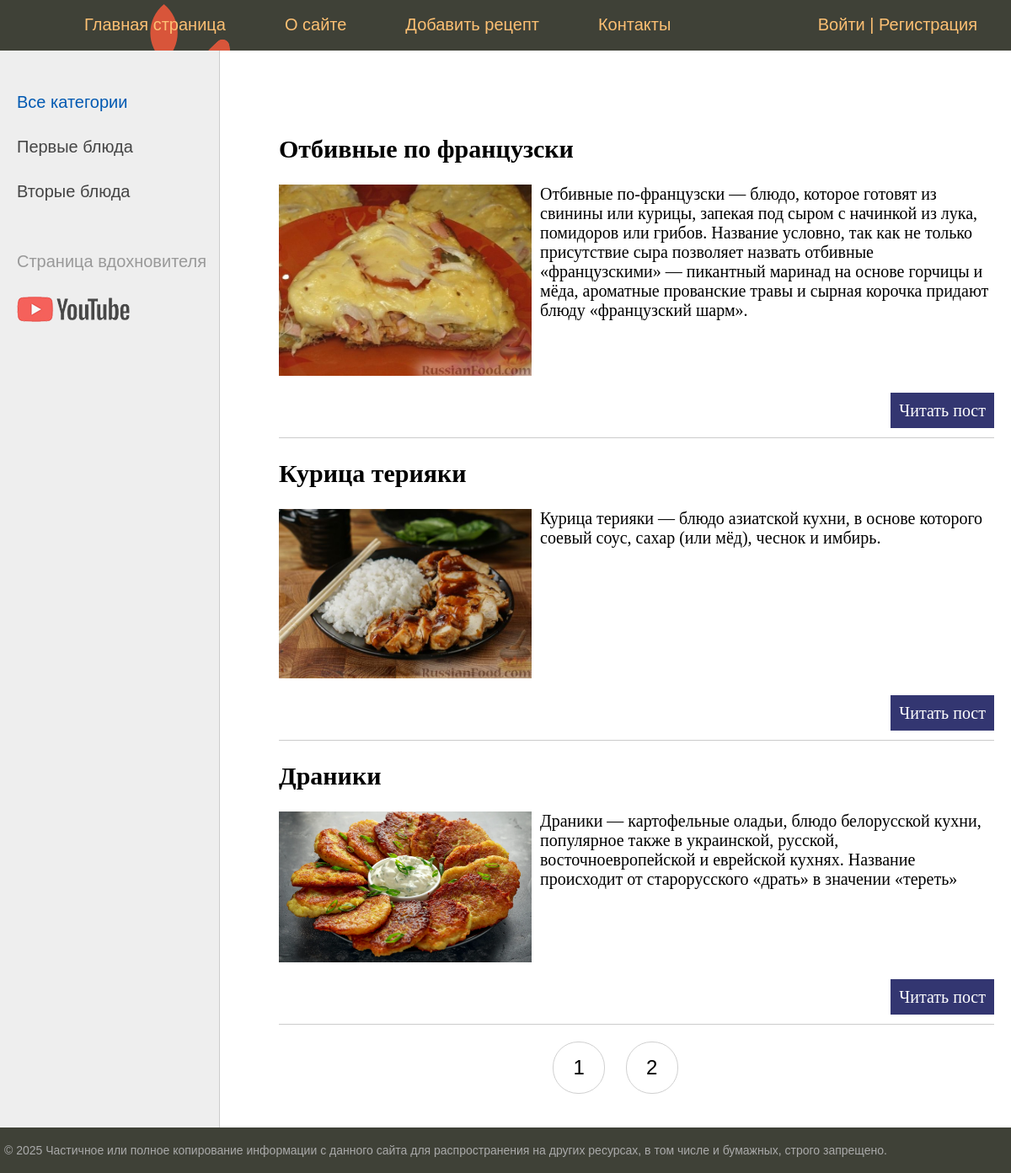
The page / on the database its author committed.
### recipe/models.py (models this page shows, shortened)
class Category(models.Model):
    name = models.CharField(max_length=30, verbose_name='название')
    slug = models.SlugField(max_length=30)
    def get_absolute_url(self):
        return reverse('category', kwargs={'cat_slug': self.slug})
    class Meta:
        verbose_name = 'Категорию'
        verbose_name_plural = 'Категории'

class Recipe(models.Model):
    class Status(models.IntegerChoices):
        DRAFT = 0, 'Черновик'
        PUBLISHED = 1, 'Опубликовано'
    title = models.CharField(max_length=30, verbose_name='Название')
    ingredients = models.CharField(max_length=200, verbose_name='Ингредиенты')
    time_to_cook = models.IntegerField(blank=True, default=0, verbose_name='Время готовки')
    content = models.TextField(max_length=1000, verbose_name='Описание блюда')
    slug = models.SlugField(max_length=30, unique=True, db_index=True, verbose_name='Ссылка')
    cat = models.ForeignKey('Category', on_delete=models.PROTECT, related_name='recipes', verbose_name='Категории')
    tags = models.ManyToManyField('TagPosts', blank=True, related_name='tags', verbose_name='Тег')
    folk = models.OneToOneField('Folkcreate', on_delete=models.PROTECT, null=True, blank=True, related_name='folk')
    is_published = models.BooleanField(default=False, verbose_name='Статус')
    objects = models.Manager()
    recipeReady = RecipeManager()
    image = models.ImageField(upload_to='photo/%y/%m/%d', verbose_name='Фото', blank=True, default=None, null=True)
    author = models.ForeignKey(get_user_model(), on_delete=models.SET_NULL, null=True, verbose_name='Автор',default=None)
    class Meta:
        verbose_name = 'Рецепты'
        verbose_name_plural = 'Рецепты'
        ordering = ['-slug']
        indexes = [
            models.Index(fields=['slug']),
        ]
    def get_absolute_url(self):
        return reverse('dish', kwargs={'post_slug': self.slug})

### recipe/views.py (the view)
# urls.py: path('', views.RecipeHome.as_view(), name='home'),
class RecipeHome(DataMixin, ListView):
    template_name = 'recipe/index.html'
    context_object_name = 'posts'
    title_page = 'Главная страница'
    def get_queryset(self):
        return Recipe.recipeReady.filter(is_published=True).select_related('cat')

### recipe/models.py (called while the page is built)
    def get_queryset(self):
        return super().get_queryset().filter(time_to_cook__gt=0)

### recipe/templatetags/recipe_tags.py (called while the page is built)
@register.inclusion_tag('recipe/list_categories.html')
def show_category(cat_selected_id=0):
    cats = Category.objects.annotate(total=Count('recipes')).filter(total__gt=0)
    return {"cats": cats, "cat_selected": cat_selected_id}

@register.inclusion_tag('recipe/list_tags.html')
def show_all_tags():
    tags = TagPosts.objects.annotate(total=Count('tags')).filter(total__gt=0)
    return {"tags": tags}

### users/context_processors.py (called while the page is built)
def get_recipe_context(request):
    return {'mainmenu':menu}

### recipe/templates/recipe/index.html (shortened to what this page needs)
{% extends 'base.html' %}
{% block content %}
<ul class="list-articles">
    {% for p in posts %}
    <li><h2>{{p.title}}</h2>
        {% if p.image %}
        <p><img class="img-article-left" src="{{p.image.url}}"></p>
        {% endif %}
        <p>{{ p.content }}</p>
        <p class="link-read-post"><a href="{{ p.get_absolute_url }}">Читать пост</a></p>
    </li>
    {% endfor %}
</ul>
{% endblock %}

### templates/base.html (shortened to what this page needs)
{% load static %}
{% load recipe_tags %}
<!DOCTYPE html>
<html>
<head>
	<link type="text/css" href="{% static 'recipe/css/styles.css' %}" rel="stylesheet" />
</head>
<body>
<table class="table-page" border=0 cellpadding="0" cellspacing="0">
<tr><td valign=top>
{% block mainmenu %}
		<div class="header">
			<ul id="mainmenu" class="mainmenu">
			<li class="logo"><a href="{% url 'home' %}"><div class="logo"></div></a></li>
{% for m in mainmenu %}
	<li><a href="{% url m.url_name %}">{{m.title}}</a></li>
{% endfor %}
{% if user.is_authenticated %}
<li class="last"> <a href="{% url 'users:profile' %}">{{user.username}}</a> | <a href="{% url 'users:logout' %}">Выйти</a></li>
{% else %}
				<li class="last"><a href="{% url 'users:login' %}">Войти</a> | <a href="{% url 'users:register' %}">Регистрация</a></li>
				{% endif %}
			</ul>
		</div>
{% endblock mainmenu %}
<table class="table-content" border=0 cellpadding="0" cellspacing="0">
<tr>
	<td valign="top" class="left-chapters">
	<ul id="leftchapters">
		<li class="selected">Все категории</li>
		{% show_category cat_selected %}
		<li class="share">
		<p>Страница вдохновителя</p>
		<a class="share-yt" href="https://vk.com/im/convo/165509758?entrypoint=list_all" target="_blank" rel="nofollow"></a>
		</li>
	</ul>
</td>
<td valign="top" class="content">
	<div class="content-text">
{% block content %}
{% endblock %}
	</div>
{% block navigation %}
	{% if page_obj.has_other_pages %}
	<nav class="list-pages">
		<ul>
		{% for p in paginator.page_range %}
		<li class="page-num">
			<a href="?page={{ p }}">{{ p }}</a>
		</li>
		{% endfor %}
		</ul>
	</nav>
	{% endif %}
{% endblock %}
</td></tr></table>
</td></tr>
<tr><td valign=top>
	<div id="footer">
		<p>&copy; 2025 Частичное или полное копирование информации с данного сайта для распространения на других ресурсах, в том числе и бумажных, строго запрещено.</p>
	</div>
</td></tr></table>
</body>
</html>

### recipe/templates/recipe/list_categories.html
{% for cat in cats %}
<li><a href="{{ cat.get_absolute_url }}">{{cat.name}}</a></li>
{% endfor %}

### recipe/static/recipe/css/styles.css (style rules this page uses)
html, body { font-family: 'Arial'; margin: 0; padding: 0; height: 100%; width: 100%; color: #444; }
.list-pages { text-align: center; margin: 0 0 20px 0; }
.list-pages ul { margin: 20px 0 0 0; padding: 0; list-style: none; }
.list-pages ul li { display: inline-block; margin: 0 20px 0 0; }
.list-pages a { color: #000; font-size: 24px; text-decoration: none; }
.list-pages .page-num, .page-num-selected { display: inline-block; width: 60px; height: 44px; padding: 16px 0 0 0; border: 1px solid #d0d0d0; border-radius: 30px; }
a { color: #0059b2; text-decoration: none; }
img { max-width: 600px; height: auto; }
img.img-article-left { max-width: 300px; height: auto; float: left; padding: 0 10px 10px 0; }
p.link-read-post { text-align: right; }
p.link-read-post a { padding: 10px; min-width: 100px; background: #333671; color: #fff; text-decoration: none; }
ul.list-articles { list-style: none; margin: 0; padding: 0; }
ul.list-articles li { border-bottom: 1px solid #ccc; }
.table-page { width: 100%; height: 100%; vertical-align: top; }
.table-page tr { height: 100%; }
.header { background: #3F4137; height: 60px; }
.logo { background: url('../images/logo.png') no-repeat 10px 5px; width: 70px; height: 60px; }
ul.mainmenu { background: url('../images/logo.png') no-repeat 10px 5px; list-style: none; margin: 0; padding: 0; height: 60px; color: #fdc073; font-size: 20px; overflow: hidden; }
ul.mainmenu li { float: left; margin: 18px 40px 0 30px; }
ul.mainmenu li.logo { margin: 0; }
ul.mainmenu li.last { float: right; }
ul.mainmenu li a { color: #fdc073; text-decoration: none; }
.table-content { width: 100%; min-height: 100%; height: 100%; }
.left-chapters { margin: 0; background: #eee; border-right: 1px solid #ccc; }
.left-chapters ul { width: 230px; margin: 0; padding: 20px 10px 10px 20px; list-style: none; font-size: 20px; }
.left-chapters ul li { margin: 30px 0 0 0; color: #999; }
.left-chapters ul li.selected { color: #0059b2; }
.left-chapters ul li a { color: #444; text-decoration: none; }
.left-chapters ul li.share { margin: 60px 0 0 0; }
.left-chapters ul li.share p { margin: 30px 0 30px 0; }
.left-chapters ul li.share a { display: inline-block; width: 40px; height: 40px; margin: 0 20px 0 0; }
.left-chapters ul li.share a.share-yt { width: 100%; height: 30px; background: url('../images/share_yt.png') no-repeat 0 0 }
.content { padding: 40px 20px 20px 40px; width: 100%; box-sizing: border-box; }
.content-text { margin: 60px 0 0 30px; color: #000; font-size: 20px; font-family: Yandex Sans Display Light; }
#footer { box-sizing: border-box; background: #3F4137; padding: 5px; color: #aaa; font-size: 14px; font-family: Verdana, Geneva, Arial, Helvetica; text-align: left; overflow: hidden; }

### rows shown on the page
Category: name "Первые блюда"
Category: name "Вторые блюда"
Recipe: title "Отбивные по французски", image (picture), content "Отбивные по-французски — блюдо, которое готовят из свинины или курицы, запекая под сыром с начинкой из лука, помидоров или грибов. Название условно, так как не только присутствие сыра позволяет назвать отбивные «французскими» — пикантный маринад на основе горчицы и мёда, ароматные прованские травы и сырная корочка придают блюду «французский шарм»."
Recipe: title "Курица терияки", image (picture), content "Курица терияки — блюдо азиатской кухни, в основе которого соевый соус, сахар (или мёд), чеснок и имбирь."
Recipe: title "Драники", image (picture), content "Драники — картофельные оладьи, блюдо белорусской кухни, популярное также в украинской, русской, восточноевропейской и еврейской кухнях. Название происходит от старорусского «драть» в значении «тереть»"

### other values the page prints
{{ m.title }} "Главная страница" "О сайте" "Добавить рецепт" "Контакты"
{{ p }} "1" "2"
